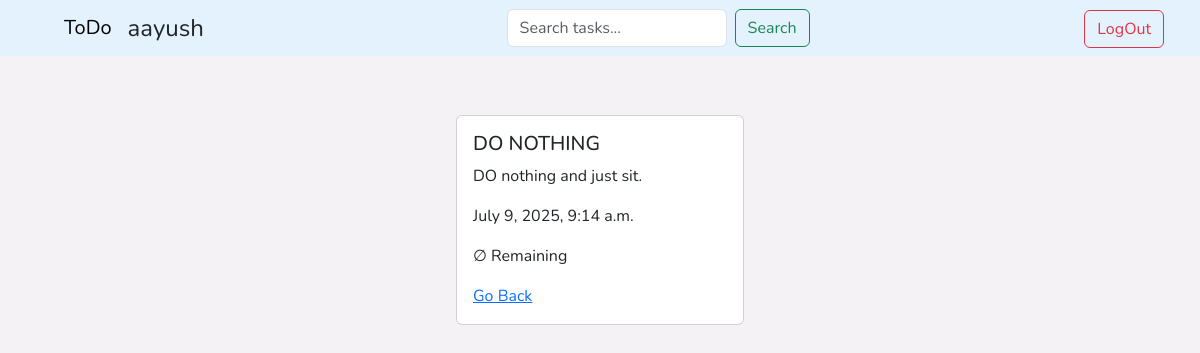
The page /task/6/ (signed in) on the database its author committed.
### task/models.py (models this page shows, shortened)
class Task(models.Model):
    user = models.ForeignKey(User , on_delete=models.CASCADE, related_name='user', null=True, blank=True)
    title = models.CharField(max_length=200, )
    description = models.TextField(null=True, blank=True)
    complete = models.BooleanField(default=False)
    created_at = models.DateTimeField(auto_now_add=True)
    class Meta:
        ordering = ['complete', '-created_at']

### task/views.py (the view)
# urls.py: path('task/<int:pk>/', TaskDetail.as_view(), name='task'),
class TaskDetail(LoginRequiredMixin, DetailView):
    model = Task
    context_object_name = 'task'
    template_name = 'task/task.html'

### task/templates/task/task.html (shortened to what this page needs)
{% extends 'task/base.html' %}
{% block content %}
<div class="container mt-5">
  <div class="card mx-auto" style="width: 18rem;">
    <div class="card-body">
      <h5 class="card-title">{{task.title|upper}}</h5>
      <p class="card-text">{{task.description}}</p>
      <p class="card-text">{{task.created_at}}</p>
      <p class="card-text">{% if task.complete %} &#128994;Completed {% else %} &#8709; Remaining{% endif %} </p>
      <a href="{% url 'tasks'  %}" class="card-link">Go Back</a>
    </div>
  </div>
</div>
{% endblock %}

### task/templates/task/base.html (shortened to what this page needs)
{% load static %}
<!DOCTYPE html>
<html lang="en">
<head>
  <link href="https://cdn.jsdelivr.net/npm/bootstrap@5.3.7/dist/css/bootstrap.min.css" rel="stylesheet"
 />
  <link rel="stylesheet" href="{% static 'task/style.css' %}" />
</head>
<body>
  <main>
    <nav class="navbar navbar-expand-lg fs-4 py-0 fixed-top" style="background-color: #e3f2fd" data-bs-theme="light">
      <div class="container-fluid mx-4">
        <div class="navbar navbar-expand-lg mx-3" style="background-color: #e3f2fd" data-bs-theme="light">
          <div class="container-fluid">
            <a class="navbar-brand" href="{% url 'tasks' %}">ToDo</a>
            <span class="nav-link active">{{request.user}}</span>
          </div>
        </div>
        <form action="" class="d-flex mx-4" role="search" method="GET">
          <input class="form-control me-2" type="text" name="search" aria-label="Search" placeholder="Search tasks..."
            value="{{request.GET.search|default:''}}">
          <input type="submit" value="Search" class="btn btn-outline-success">
        </form>
        <form action="{% url 'logout' %}" method="POST">
          <button class="btn btn-outline-danger" type="submit">LogOut</button>
        </form>
      </div>
    </nav>
    {% block content %} {% endblock %}
  </main>
</body>
</html>

### task/static/task/style.css (style rules this page uses)
body { padding-top: 4.2rem !important; background-color: #f5f2f5 !important; font-family: 'Nunito', sans-serifn !important; }
body { background-color: #3566ca; }

### rows shown on the page
Task: title "DO NOTHING", description "DO nothing and just sit.", created_at "July 9, 2025, 9:14 a.m."

### other values the page prints
{{ request.user }} "aayush"
